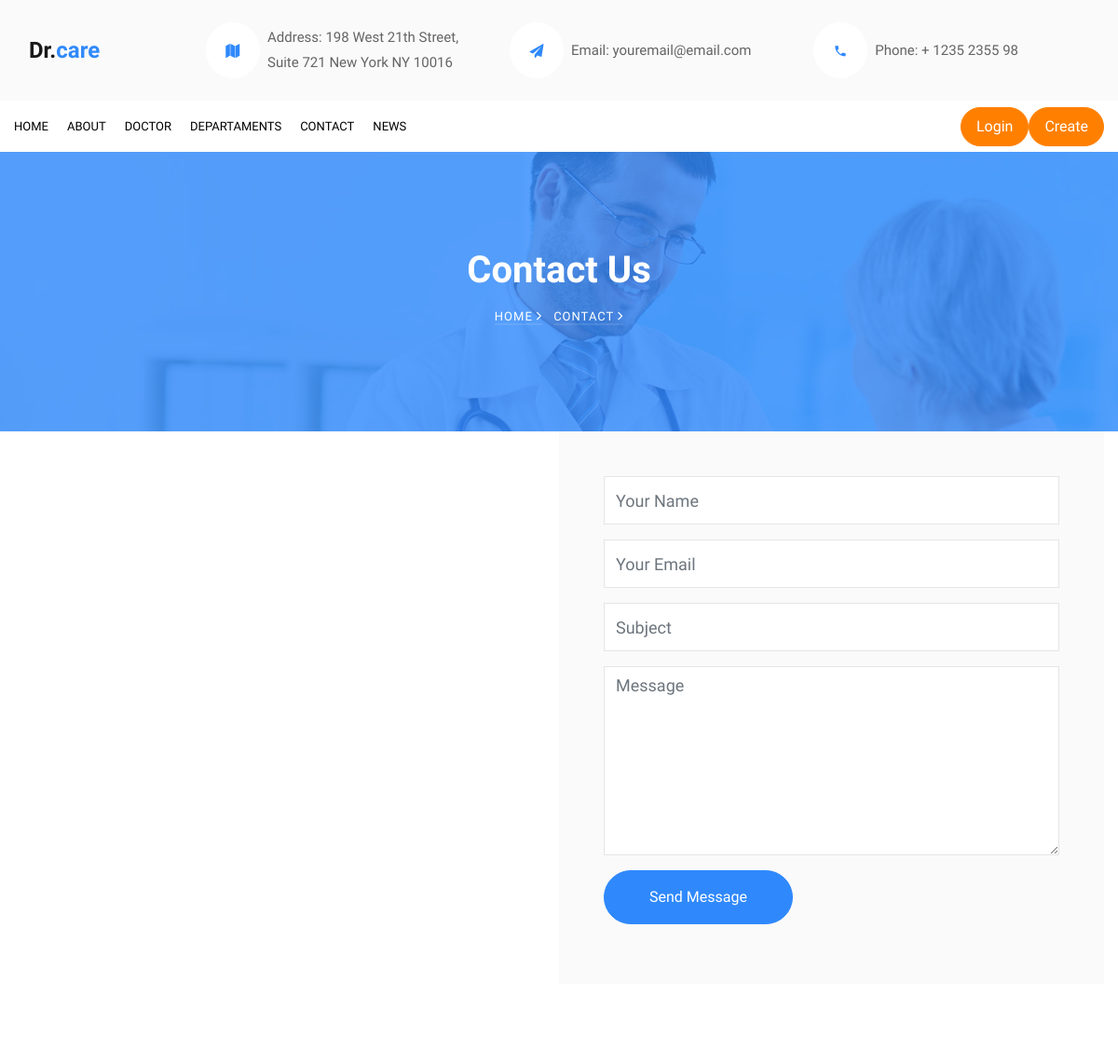
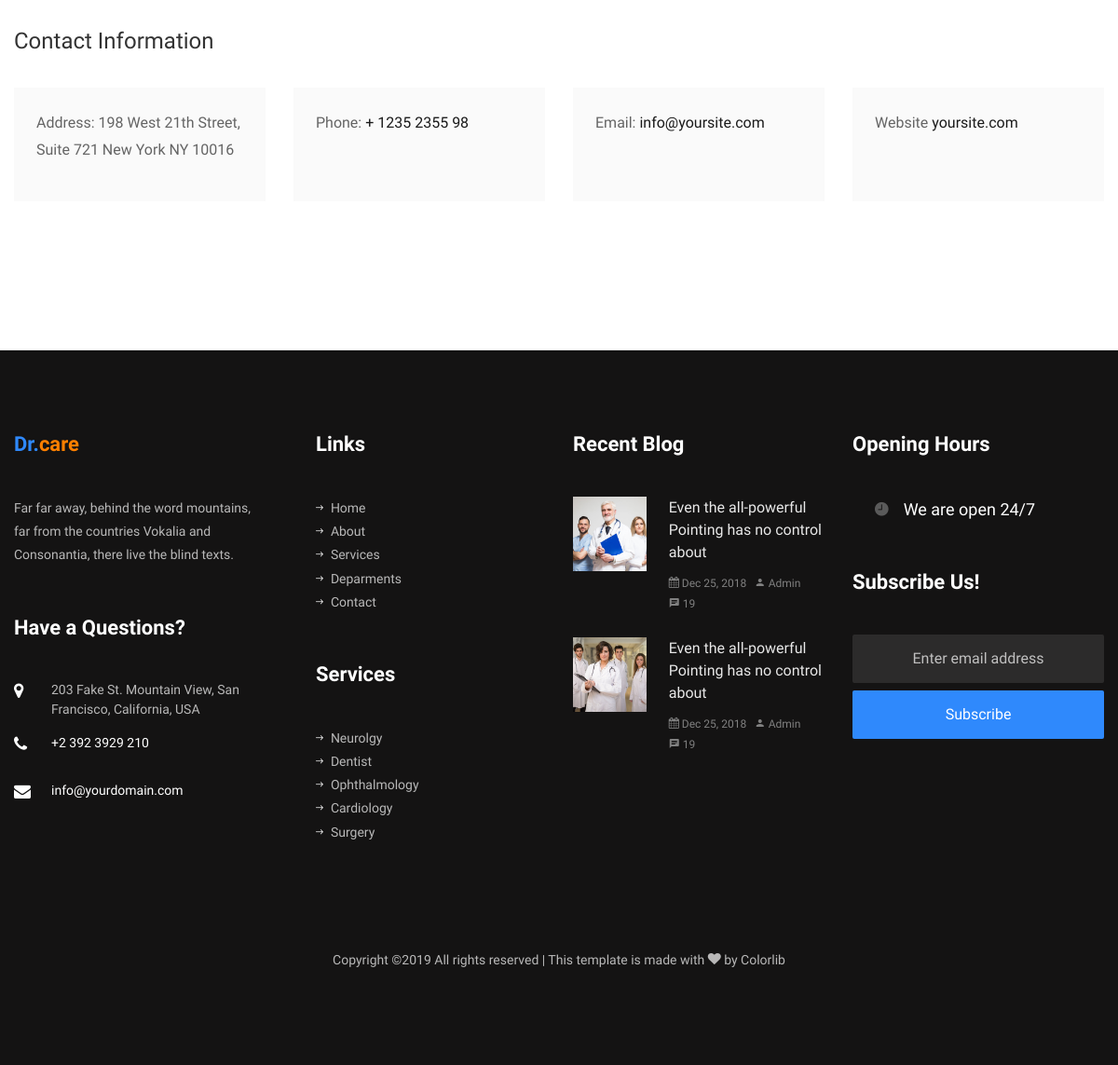
The page /contact.php on the database its author committed (2 pictures, top to bottom).
### tables this page shows
CREATE TABLE IF NOT EXISTS `menu` (
  `id` int(11) NOT NULL AUTO_INCREMENT,
  `name` varchar(30) NOT NULL,
  `link` varchar(30) NOT NULL,
  PRIMARY KEY (`id`)
);

### php/functions.php (the view, shortened to what this page needs)
<?php
function getMenuLinks($conn){
    $SelectMenu = "SELECT `id`,`name`,`link` FROM `menu` ORDER BY `id` ASC";
    $resultSelectMenu = $conn->query($SelectMenu);
    if($resultSelectMenu->num_rows > 0){
        while($row = $resultSelectMenu->fetch_assoc()) {
        echo '<li class="nav-item"><a href="/'.$row['link'].'.php" class="nav-link pl-0">'.$row['name'].'</a></li>';
    }
  }
}

### rows shown on the page
menu: name "HOME"
menu: name "ABOUT"
menu: name "DOCTOR"
menu: name "DEPARTAMENTS"
menu: name "CONTACT"
menu: name "NEWS"

### other values the page prints
$vector[4] "Contact"
